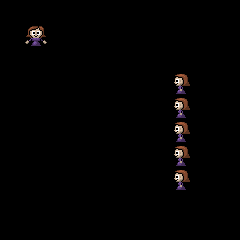

Tiled map render using the project's own tile images. Description and the map definition, with tile-layer contents summarised, below:
An orthogonal 10x10 tile map with 24x24 px tiles, 1 tile layer (Objects), 1 hidden layer not drawn, 3 tilesets.

<map version="1.0" orientation="orthogonal" width="10" height="10" tilewidth="24" tileheight="24">
 <properties>
  <property name="name" value="Introduction" />
 </properties>
 <tileset firstgid="1" source="Terrain.tsx" />
 <tileset firstgid="101" source="Objects.tsx" />
 <tileset firstgid="201" source="Terrain.tsx" />
 <layer name="Terrain" width="10" height="10" visible="0">
  <data>[100 cells, 100 non-empty, 5 distinct tile ids]</data>
 </layer>
 <layer name="Objects" width="10" height="10">
  <data>[100 cells, 6 non-empty, 2 distinct tile ids]</data>
 </layer>
</map>